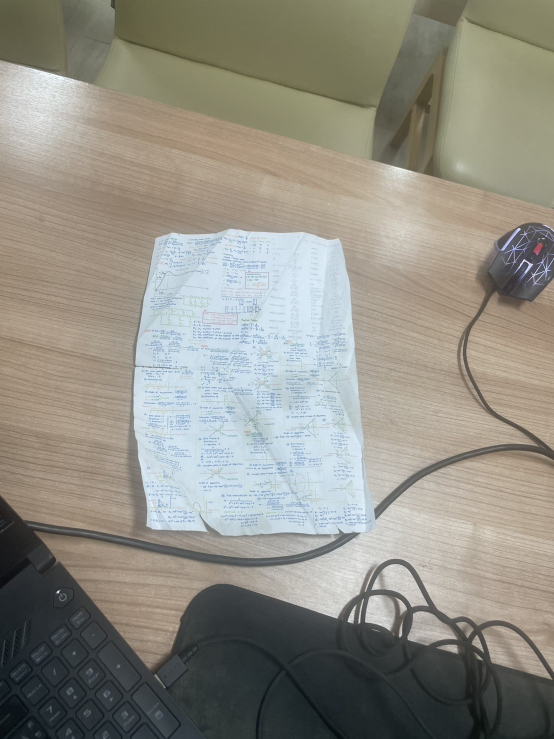
#> input picture TestDoc/Document-Scanner-master/images/scrapIMg.jpg, 1108 x 1477 px, found by its file name (shown at 1/2 size)
$ python scanWithFile.py
#> lines starting #> are read from the running program, lines starting #| are printed output that depends on the picture; after the words box and inside, x2 and y2 are one past the last pixel; in counts of white or black regions, pixels touching at a corner belong together
\
# Import necessary packages
import cv2
import os
import numpy as np

# Global variables for manual selection
manual_points = []
image_for_selection = None

# Function to order points for perspective transformation
# [52 lines left out: functions order_points, four_point_perspective_transform, select_points, not called in this run]

# Load the image
image_PATH = r"Document-Scanner-master\images\scrapIMg.jpg"
if not os.path.exists(image_PATH):
    print(f"Error: Image file '{image_PATH}' not found.")
    exit(1)

image = cv2.imread(image_PATH)
#> image is the input picture: shape (1477, 1108, 3); mean B, G, R 132.8, 142.4, 144.8
if image is None:
    print(f"Error: Unable to read image '{image_PATH}'. Check the file path or file format.")
    exit(1)

# Make copies of the original image
orig = image.copy()

# Resize for processing
height = 800  # Fixed processing height
ratio = image.shape[0] / float(height)
#> ratio = 1.85
resized_width = int(image.shape[1] / ratio)
#> resized_width = 600
resized_image = cv2.resize(image, (resized_width, height))
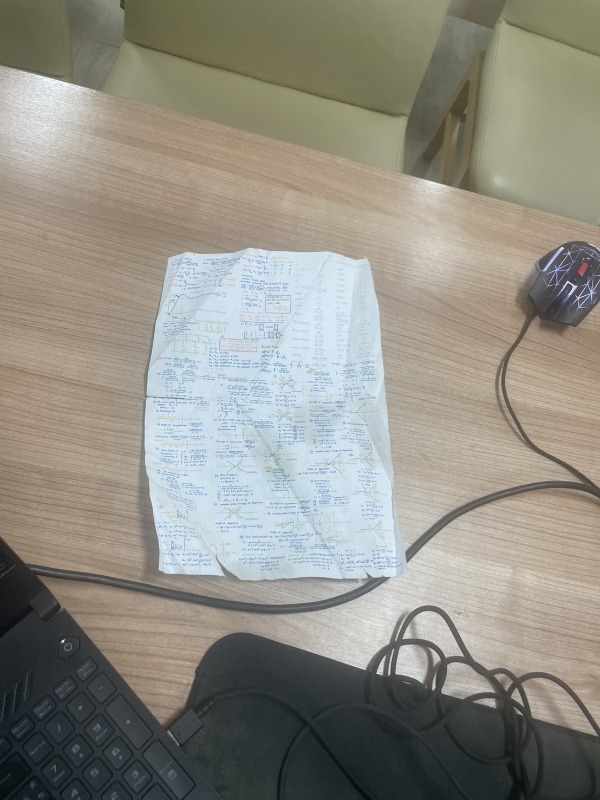
#> resized_image: shape (800, 600, 3); mean B, G, R 132.7, 142.3, 144.7

# Convert to grayscale and detect edges
image_gray = cv2.cvtColor(resized_image, cv2.COLOR_BGR2GRAY)
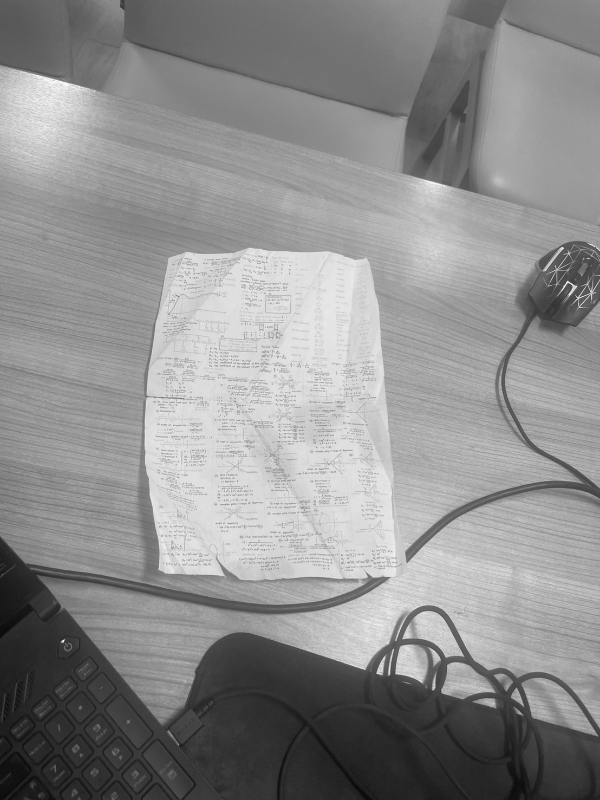
#> image_gray: shape (800, 600); min 8, max 254, mean 142
image_blurred = cv2.GaussianBlur(image_gray, (5, 5), 0)
image_edge = cv2.Canny(image_blurred, 75, 200)
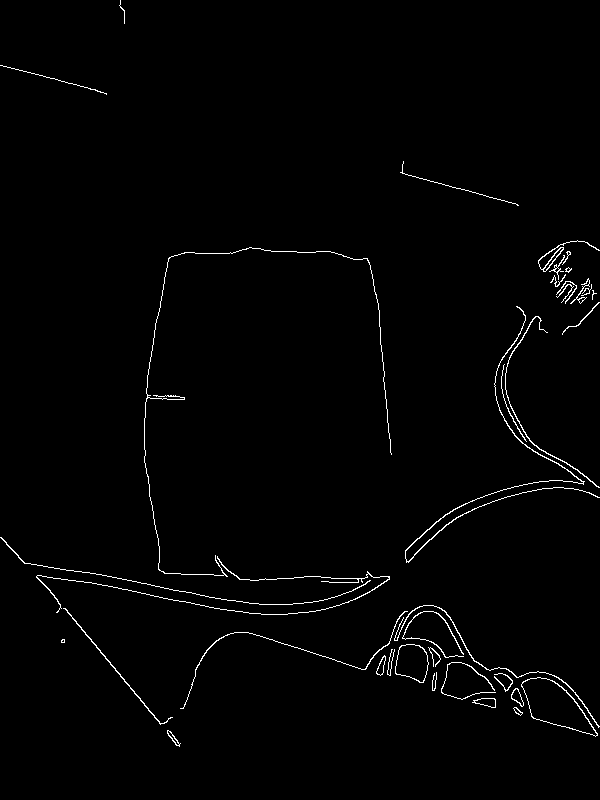
#> image_edge: shape (800, 600); 1.3% white in thin lines or dots

cv2.imshow("Image", resized_image)
cv2.imshow("Edged", image_edge)

# Find contours
cnts = cv2.findContours(image_edge.copy(), cv2.RETR_LIST, cv2.CHAIN_APPROX_SIMPLE)
#> cnts = 52 contours, 20 with area under 20; largest, box (x1, y1, x2, y2) and area: (521, 677, 598, 737) 2254, (521, 677, 598, 737) 2204, (395, 644, 429, 683) 956, (395, 644, 429, 683) 940, (405, 306, 600, 563) 190
cnts = cnts[0] if len(cnts) == 2 else cnts[1]
cnts = sorted(cnts, key=cv2.contourArea, reverse=True)[:5]
#> cnts = 5 contours; box (x1, y1, x2, y2) and area: (521, 677, 598, 737) 2254, (521, 677, 598, 737) 2204, (395, 644, 429, 683) 956, (395, 644, 429, 683) 940, (405, 306, 600, 563) 190

# Try to find a 4-point contour automatically
screenCnt = None
for c in cnts:
    peri = cv2.arcLength(c, True)
    approx = cv2.approxPolyDP(c, 0.02 * peri, True)
    if len(approx) == 4:
        screenCnt = approx
        break
#> this loop made 5 passes
#> peri on passes 1 to 5: 222.6, 220.2, 124.4, 122.1, 1389.4

# If no automatic detection, enter manual mode
if screenCnt is None:
    print("Automatic document detection failed. Please select 4 points manually.")

    cv2.imshow("Select 4 Points", resized_image)
    cv2.setMouseCallback("Select 4 Points", select_points)

    # Wait until 4 points are selected
    while True:
        cv2.waitKey(1)
        if len(manual_points) == 4:
            break

    # Convert selected points to NumPy array (already scaled back to original)
    screenCnt = np.array(manual_points, dtype="float32")

else:
    # Scale the contour points back to original image size
    screenCnt = screenCnt.reshape(4, 2) * ratio

# Ensure correct point order for perspective transform
screenCnt = order_points(screenCnt)

# Apply perspective transformation
warped_image = four_point_perspective_transform(orig, screenCnt.astype(int))

# Check if the transformation was successful
if warped_image is None or warped_image.size == 0:
    print("Error: The warped image is empty. Check the perspective transform function.")
else:
    # Display the scanned image
    cv2.imshow("Scanned Document", warped_image)

cv2.waitKey(0)
cv2.destroyAllWindows()

$ run again, with TestDoc/Document-Scanner-master/images/Scrap2.jpg copied over TestDoc/Document-Scanner-master/images/scrapIMg.jpg
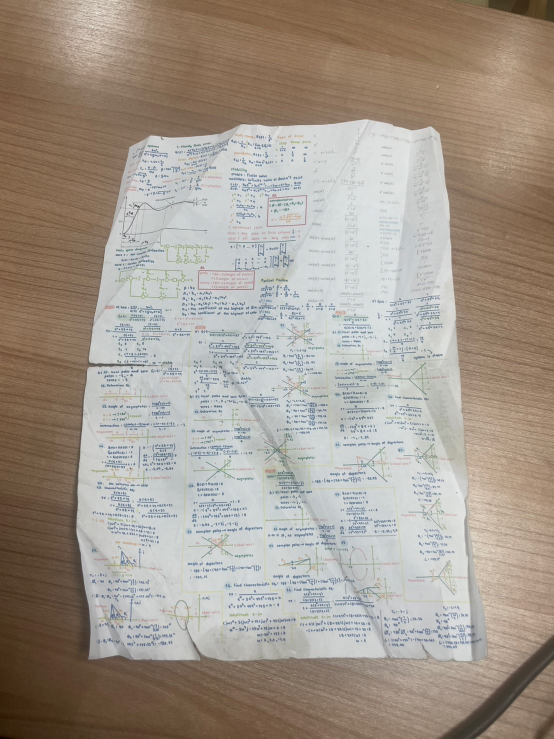
#> input picture TestDoc/Document-Scanner-master/images/Scrap2.jpg, 1108 x 1477 px, found by its file name (shown at 1/2 size)
#> image is the input picture: shape (1477, 1108, 3); mean B, G, R 142.9, 153.8, 164
#> `image_gray = cv2.cvtColor(resized_image, cv2.COLOR_BGR2GRAY)`:
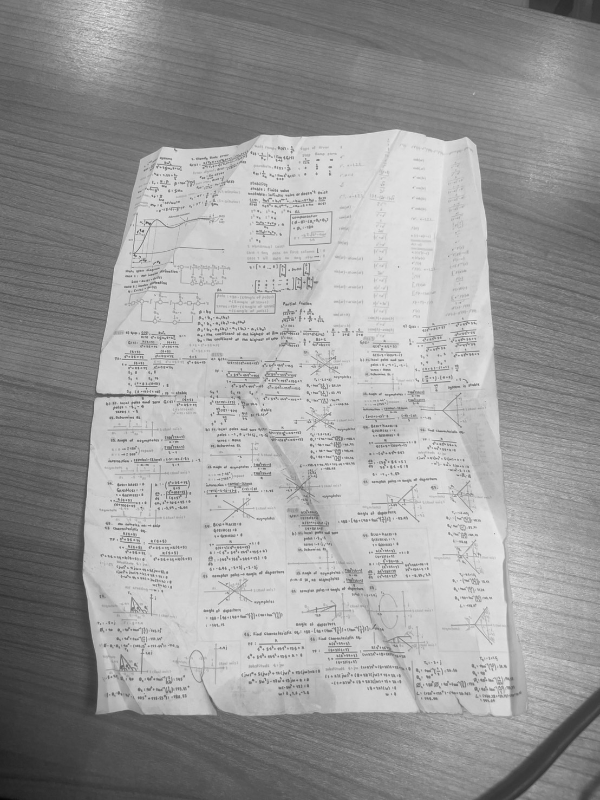
#> image_gray: shape (800, 600); min 5, max 234, mean 155.5
#> `image_edge = cv2.Canny(image_blurred, 75, 200)`:
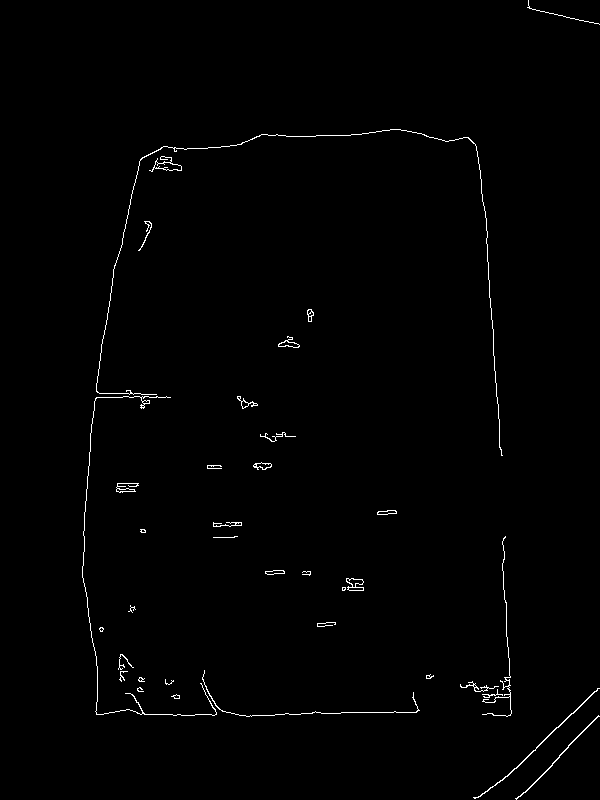
#> image_edge: shape (800, 600); 0.83% white in thin lines or dots, all inside (x1, y1, x2, y2) = (82, 0, 600, 800)
#> `cnts = cv2.findContours(image_edge.copy(), cv2.RETR_LIST, cv2.CHAIN_AP..`: cnts = 61 contours, 35 with area under 20; largest, box (x1, y1, x2, y2) and area: (149, 156, 182, 172) 166, (154, 161, 182, 171) 152, (346, 578, 364, 591) 134, (473, 688, 600, 799) 107, (278, 336, 300, 348) 87
#> `cnts = sorted(cnts, key=cv2.contourArea, reverse=True)[:5]`: cnts = 5 contours; box (x1, y1, x2, y2) and area: (149, 156, 182, 172) 166, (154, 161, 182, 171) 152, (346, 578, 364, 591) 134, (473, 688, 600, 799) 107, (278, 336, 300, 348) 87
#> the loop `for c in cnts:` made 5 passes
#> peri on passes 1, 2, 3, 5: 144.3, 89.01, 81.46, 76.28

$ run again, with TestDoc/Document-Scanner-master/images/gagagege.jpg copied over TestDoc/Document-Scanner-master/images/scrapIMg.jpg
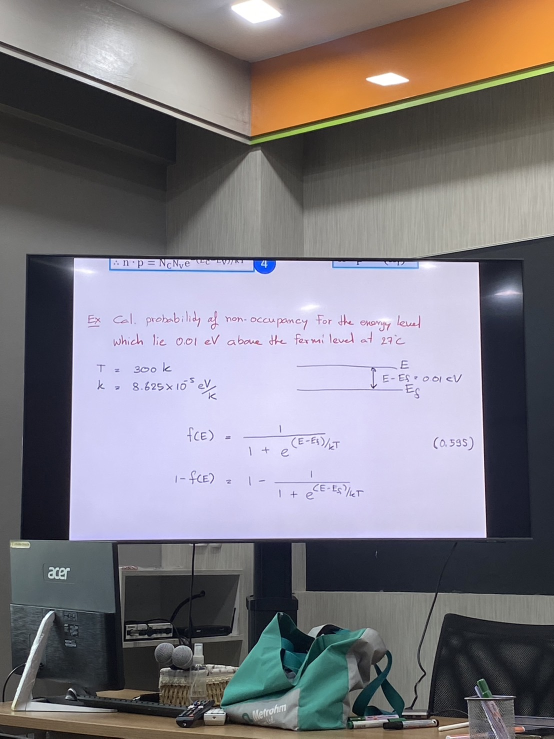
#> input picture TestDoc/Document-Scanner-master/images/gagagege.jpg, 1108 x 1477 px, found by its file name (shown at 1/2 size)
#> image is the input picture: shape (1477, 1108, 3); mean B, G, R 127.7, 121.7, 125.5
#> `image_edge = cv2.Canny(image_blurred, 75, 200)`:
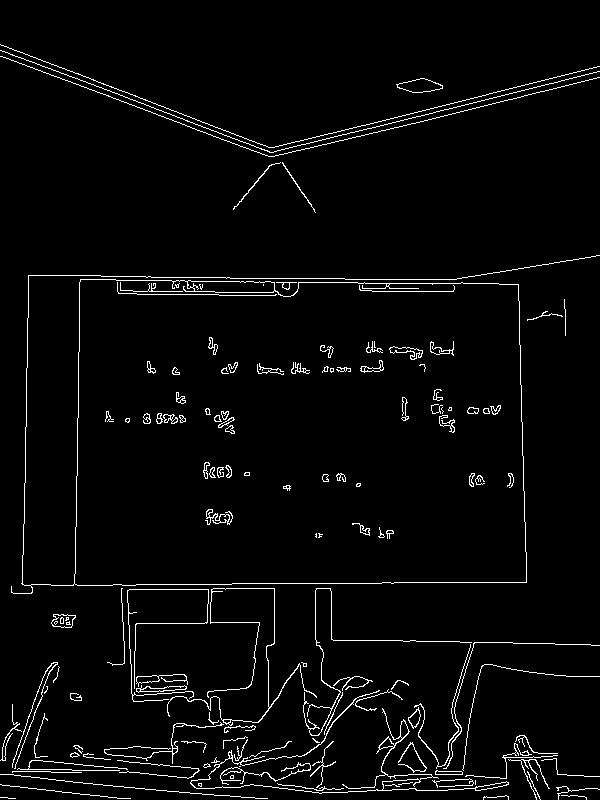
#> image_edge: shape (800, 600); 3.2% white in thin lines or dots
#> `cnts = cv2.findContours(image_edge.copy(), cv2.RETR_LIST, cv2.CHAIN_AP..`: cnts = 225 contours, 128 with area under 20; largest, box (x1, y1, x2, y2) and area: (11, 255, 600, 594) 133833, (74, 279, 527, 586) 132908, (187, 280, 275, 293) 884, (190, 690, 509, 794) 455, (396, 78, 443, 93) 410
#> `cnts = sorted(cnts, key=cv2.contourArea, reverse=True)[:5]`: cnts = 5 contours; box (x1, y1, x2, y2) and area: (11, 255, 600, 594) 133833, (74, 279, 527, 586) 132908, (187, 280, 275, 293) 884, (190, 690, 509, 794) 455, (396, 78, 443, 93) 410
#> the loop `for c in cnts:` made 2 passes
#> (peri, screenCnt) on pass 2: (1700.6, [[80, 280], [517, 284], [526, 581], [75, 584]])
#> `screenCnt = screenCnt.reshape(4, 2) * ratio`: screenCnt = [[147.7, 516.9], [954.5, 524.3], [971.1, 1072.7], [138.5, 1078.2]]
#> s = [664.6, 1478.8, 2043.8, 1216.7]
#> diff = [369.2, -430.2, 101.5, 939.7]
#> `screenCnt = order_points(screenCnt)`: screenCnt = [[147.7, 517], [954.5, 524.3], [971.1, 1072.7], [138.5, 1078.2]]
#> rect = [[147, 516], [954, 524], [971, 1072], [138, 1078]]
#> tl = [147, 516]; tr = [954, 524]; br = [971, 1072]; bl = [138, 1078]
#> widthA = 833
#> widthB = 807
#> maxWidth = 833
#> heightA = 548.3
#> heightB = 562.1
#> maxHeight = 562
#> dst = [[0, 0], [832, 0], [832, 561], [0, 561]]
#> M = [[1.03, 0.0165, -160.2], [-0.0105, 1.06, -544.1], [-3.18e-05, 5.93e-05, 1]]
#> in four_point_perspective_transform, `warped = cv2.warpPerspective(image, M, (maxWidth, maxHeight))`:
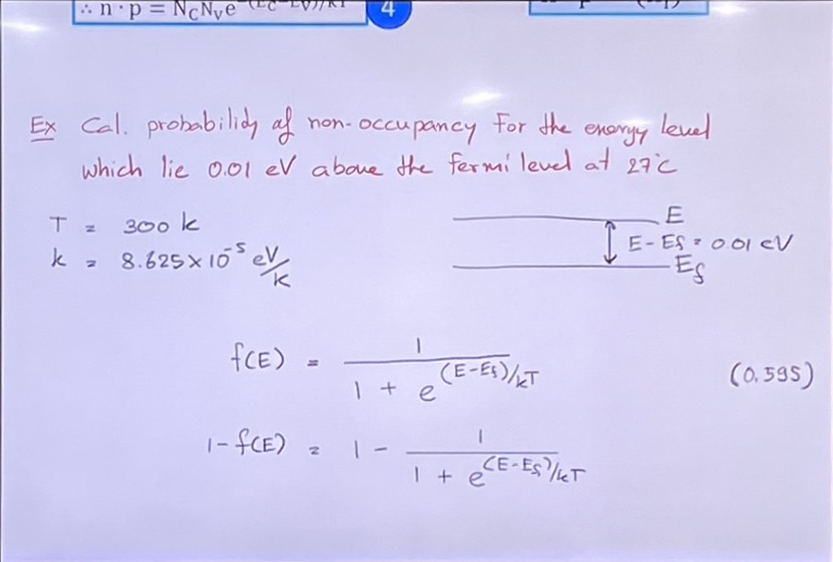
#> warped: shape (562, 833, 3); mean B, G, R 240.5, 207.6, 210.8
